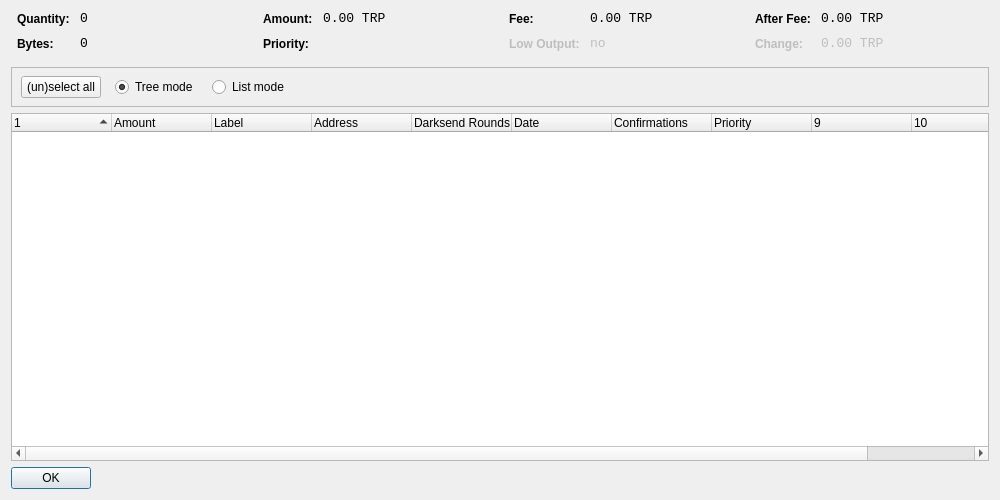
<?xml version="1.0" encoding="UTF-8"?>
<ui version="4.0">
 <class>CoinControlDialog</class>
 <widget class="QDialog" name="CoinControlDialog">
  <property name="geometry">
   <rect>
    <x>0</x>
    <y>0</y>
    <width>1000</width>
    <height>500</height>
   </rect>
  </property>
  <property name="windowTitle">
   <string>Coin Control</string>
  </property>
  <layout class="QVBoxLayout" name="verticalLayout">
   <item>
    <layout class="QHBoxLayout" name="horizontalLayoutTop" stretch="0,0,0,0">
     <property name="topMargin">
      <number>0</number>
     </property>
     <property name="bottomMargin">
      <number>10</number>
     </property>
     <item>
      <layout class="QFormLayout" name="formLayoutCoinControl1">
       <property name="horizontalSpacing">
        <number>10</number>
       </property>
       <property name="verticalSpacing">
        <number>10</number>
       </property>
       <property name="leftMargin">
        <number>6</number>
       </property>
       <property name="rightMargin">
        <number>6</number>
       </property>
       <item row="0" column="0">
        <widget class="QLabel" name="labelCoinControlQuantityText">
         <property name="styleSheet">
          <string notr="true">font-weight:bold;</string>
         </property>
         <property name="text">
          <string>Quantity:</string>
         </property>
        </widget>
       </item>
       <item row="0" column="1">
        <widget class="QLabel" name="labelCoinControlQuantity">
         <property name="font">
          <font>
           <family>Monospace</family>
           <pointsize>10</pointsize>
          </font>
         </property>
         <property name="cursor">
          <cursorShape>IBeamCursor</cursorShape>
         </property>
         <property name="contextMenuPolicy">
          <enum>Qt::ActionsContextMenu</enum>
         </property>
         <property name="text">
          <string notr="true">0</string>
         </property>
         <property name="textInteractionFlags">
          <set>Qt::LinksAccessibleByMouse|Qt::TextSelectableByKeyboard|Qt::TextSelectableByMouse</set>
         </property>
        </widget>
       </item>
       <item row="1" column="0">
        <widget class="QLabel" name="labelCoinControlBytesText">
         <property name="styleSheet">
          <string notr="true">font-weight:bold;</string>
         </property>
         <property name="text">
          <string>Bytes:</string>
         </property>
        </widget>
       </item>
       <item row="1" column="1">
        <widget class="QLabel" name="labelCoinControlBytes">
         <property name="font">
          <font>
           <family>Monospace</family>
           <pointsize>10</pointsize>
          </font>
         </property>
         <property name="cursor">
          <cursorShape>IBeamCursor</cursorShape>
         </property>
         <property name="contextMenuPolicy">
          <enum>Qt::ActionsContextMenu</enum>
         </property>
         <property name="text">
          <string notr="true">0</string>
         </property>
         <property name="textInteractionFlags">
          <set>Qt::LinksAccessibleByMouse|Qt::TextSelectableByKeyboard|Qt::TextSelectableByMouse</set>
         </property>
        </widget>
       </item>
      </layout>
     </item>
     <item>
      <layout class="QFormLayout" name="formLayoutCoinControl2">
       <property name="horizontalSpacing">
        <number>10</number>
       </property>
       <property name="verticalSpacing">
        <number>10</number>
       </property>
       <property name="leftMargin">
        <number>6</number>
       </property>
       <property name="rightMargin">
        <number>6</number>
       </property>
       <item row="0" column="0">
        <widget class="QLabel" name="labelCoinControlAmountText">
         <property name="styleSheet">
          <string notr="true">font-weight:bold;</string>
         </property>
         <property name="text">
          <string>Amount:</string>
         </property>
        </widget>
       </item>
       <item row="0" column="1">
        <widget class="QLabel" name="labelCoinControlAmount">
         <property name="font">
          <font>
           <family>Monospace</family>
           <pointsize>10</pointsize>
          </font>
         </property>
         <property name="cursor">
          <cursorShape>IBeamCursor</cursorShape>
         </property>
         <property name="contextMenuPolicy">
          <enum>Qt::ActionsContextMenu</enum>
         </property>
         <property name="text">
          <string notr="true">0.00 TRP</string>
         </property>
         <property name="textInteractionFlags">
          <set>Qt::LinksAccessibleByMouse|Qt::TextSelectableByKeyboard|Qt::TextSelectableByMouse</set>
         </property>
        </widget>
       </item>
       <item row="1" column="0">
        <widget class="QLabel" name="labelCoinControlPriorityText">
         <property name="styleSheet">
          <string notr="true">font-weight:bold;</string>
         </property>
         <property name="text">
          <string>Priority:</string>
         </property>
        </widget>
       </item>
       <item row="1" column="1">
        <widget class="QLabel" name="labelCoinControlPriority">
         <property name="font">
          <font>
           <family>Monospace</family>
           <pointsize>10</pointsize>
          </font>
         </property>
         <property name="cursor">
          <cursorShape>IBeamCursor</cursorShape>
         </property>
         <property name="contextMenuPolicy">
          <enum>Qt::ActionsContextMenu</enum>
         </property>
         <property name="text">
          <string/>
         </property>
         <property name="textInteractionFlags">
          <set>Qt::LinksAccessibleByMouse|Qt::TextSelectableByKeyboard|Qt::TextSelectableByMouse</set>
         </property>
        </widget>
       </item>
      </layout>
     </item>
     <item>
      <layout class="QFormLayout" name="formLayoutCoinControl3">
       <property name="horizontalSpacing">
        <number>10</number>
       </property>
       <property name="verticalSpacing">
        <number>10</number>
       </property>
       <property name="leftMargin">
        <number>6</number>
       </property>
       <property name="rightMargin">
        <number>6</number>
       </property>
       <item row="0" column="0">
        <widget class="QLabel" name="labelCoinControlFeeText">
         <property name="styleSheet">
          <string notr="true">font-weight:bold;</string>
         </property>
         <property name="text">
          <string>Fee:</string>
         </property>
        </widget>
       </item>
       <item row="0" column="1">
        <widget class="QLabel" name="labelCoinControlFee">
         <property name="font">
          <font>
           <family>Monospace</family>
           <pointsize>10</pointsize>
          </font>
         </property>
         <property name="cursor">
          <cursorShape>IBeamCursor</cursorShape>
         </property>
         <property name="contextMenuPolicy">
          <enum>Qt::ActionsContextMenu</enum>
         </property>
         <property name="text">
          <string notr="true">0.00 TRP</string>
         </property>
         <property name="textInteractionFlags">
          <set>Qt::LinksAccessibleByMouse|Qt::TextSelectableByKeyboard|Qt::TextSelectableByMouse</set>
         </property>
        </widget>
       </item>
       <item row="1" column="0">
        <widget class="QLabel" name="labelCoinControlLowOutputText">
         <property name="enabled">
          <bool>false</bool>
         </property>
         <property name="styleSheet">
          <string notr="true">font-weight:bold;</string>
         </property>
         <property name="text">
          <string>Low Output:</string>
         </property>
        </widget>
       </item>
       <item row="1" column="1">
        <widget class="QLabel" name="labelCoinControlLowOutput">
         <property name="enabled">
          <bool>false</bool>
         </property>
         <property name="font">
          <font>
           <family>Monospace</family>
           <pointsize>10</pointsize>
          </font>
         </property>
         <property name="cursor">
          <cursorShape>IBeamCursor</cursorShape>
         </property>
         <property name="contextMenuPolicy">
          <enum>Qt::ActionsContextMenu</enum>
         </property>
         <property name="text">
          <string notr="true">no</string>
         </property>
         <property name="textInteractionFlags">
          <set>Qt::LinksAccessibleByMouse|Qt::TextSelectableByKeyboard|Qt::TextSelectableByMouse</set>
         </property>
        </widget>
       </item>
      </layout>
     </item>
     <item>
      <layout class="QFormLayout" name="formLayoutCoinControl4">
       <property name="horizontalSpacing">
        <number>10</number>
       </property>
       <property name="verticalSpacing">
        <number>10</number>
       </property>
       <property name="leftMargin">
        <number>6</number>
       </property>
       <property name="rightMargin">
        <number>6</number>
       </property>
       <item row="0" column="0">
        <widget class="QLabel" name="labelCoinControlAfterFeeText">
         <property name="styleSheet">
          <string notr="true">font-weight:bold;</string>
         </property>
         <property name="text">
          <string>After Fee:</string>
         </property>
        </widget>
       </item>
       <item row="0" column="1">
        <widget class="QLabel" name="labelCoinControlAfterFee">
         <property name="font">
          <font>
           <family>Monospace</family>
           <pointsize>10</pointsize>
          </font>
         </property>
         <property name="cursor">
          <cursorShape>IBeamCursor</cursorShape>
         </property>
         <property name="contextMenuPolicy">
          <enum>Qt::ActionsContextMenu</enum>
         </property>
         <property name="text">
          <string notr="true">0.00 TRP</string>
         </property>
         <property name="textInteractionFlags">
          <set>Qt::LinksAccessibleByMouse|Qt::TextSelectableByKeyboard|Qt::TextSelectableByMouse</set>
         </property>
        </widget>
       </item>
       <item row="1" column="0">
        <widget class="QLabel" name="labelCoinControlChangeText">
         <property name="enabled">
          <bool>false</bool>
         </property>
         <property name="styleSheet">
          <string notr="true">font-weight:bold;</string>
         </property>
         <property name="text">
          <string>Change:</string>
         </property>
        </widget>
       </item>
       <item row="1" column="1">
        <widget class="QLabel" name="labelCoinControlChange">
         <property name="enabled">
          <bool>false</bool>
         </property>
         <property name="font">
          <font>
           <family>Monospace</family>
           <pointsize>10</pointsize>
          </font>
         </property>
         <property name="cursor">
          <cursorShape>IBeamCursor</cursorShape>
         </property>
         <property name="contextMenuPolicy">
          <enum>Qt::ActionsContextMenu</enum>
         </property>
         <property name="text">
          <string notr="true">0.00 TRP</string>
         </property>
         <property name="textInteractionFlags">
          <set>Qt::LinksAccessibleByMouse|Qt::TextSelectableByKeyboard|Qt::TextSelectableByMouse</set>
         </property>
        </widget>
       </item>
      </layout>
     </item>
    </layout>
   </item>
   <item>
    <widget class="QFrame" name="frame">
     <property name="minimumSize">
      <size>
       <width>0</width>
       <height>40</height>
      </size>
     </property>
     <property name="frameShape">
      <enum>QFrame::StyledPanel</enum>
     </property>
     <property name="frameShadow">
      <enum>QFrame::Sunken</enum>
     </property>
     <widget class="QWidget" name="horizontalLayoutWidget">
      <property name="geometry">
       <rect>
        <x>10</x>
        <y>0</y>
        <width>781</width>
        <height>41</height>
       </rect>
      </property>
      <layout class="QHBoxLayout" name="horizontalLayoutPanel" stretch="0,0,0,0,0">
       <property name="spacing">
        <number>14</number>
       </property>
       <item>
        <widget class="QPushButton" name="pushButtonSelectAll">
         <property name="sizePolicy">
          <sizepolicy hsizetype="Maximum" vsizetype="Fixed">
           <horstretch>0</horstretch>
           <verstretch>0</verstretch>
          </sizepolicy>
         </property>
         <property name="text">
          <string>(un)select all</string>
         </property>
        </widget>
       </item>
       <item>
        <widget class="QRadioButton" name="radioTreeMode">
         <property name="sizePolicy">
          <sizepolicy hsizetype="Maximum" vsizetype="Fixed">
           <horstretch>0</horstretch>
           <verstretch>0</verstretch>
          </sizepolicy>
         </property>
         <property name="text">
          <string>Tree mode</string>
         </property>
         <property name="checked">
          <bool>true</bool>
         </property>
        </widget>
       </item>
       <item>
        <widget class="QRadioButton" name="radioListMode">
         <property name="sizePolicy">
          <sizepolicy hsizetype="Maximum" vsizetype="Fixed">
           <horstretch>0</horstretch>
           <verstretch>0</verstretch>
          </sizepolicy>
         </property>
         <property name="text">
          <string>List mode</string>
         </property>
        </widget>
       </item>
       <item>
        <spacer name="horizontalSpacer">
         <property name="orientation">
          <enum>Qt::Horizontal</enum>
         </property>
         <property name="sizeHint" stdset="0">
          <size>
           <width>40</width>
           <height>20</height>
          </size>
         </property>
        </spacer>
       </item>
      </layout>
     </widget>
    </widget>
   </item>
   <item>
    <widget class="CoinControlTreeWidget" name="treeWidget">
     <property name="contextMenuPolicy">
      <enum>Qt::CustomContextMenu</enum>
     </property>
     <property name="sortingEnabled">
      <bool>false</bool>
     </property>
     <property name="columnCount">
      <number>11</number>
     </property>
     <attribute name="headerShowSortIndicator" stdset="0">
      <bool>true</bool>
     </attribute>
     <attribute name="headerStretchLastSection">
      <bool>false</bool>
     </attribute>
     <column>
      <property name="text">
       <string/>
      </property>
     </column>
     <column>
      <property name="text">
       <string>Amount</string>
      </property>
     </column>
     <column>
      <property name="text">
       <string>Label</string>
      </property>
     </column>
     <column>
      <property name="text">
       <string>Address</string>
      </property>
     </column>
     <column>
      <property name="text">
       <string>Darksend Rounds</string>
      </property>
    </column>
     <column>
      <property name="text">
       <string>Date</string>
      </property>
     </column>
     <column>
      <property name="text">
       <string>Confirmations</string>
      </property>
      <property name="toolTip">
       <string>Confirmed</string>
      </property>
     </column>
     <column>
      <property name="text">
       <string>Priority</string>
      </property>
     </column>
     <column>
      <property name="text">
       <string/>
      </property>
     </column>
     <column>
      <property name="text">
       <string/>
      </property>
     </column>
     <column>
      <property name="text">
       <string/>
      </property>
     </column>
     <column>
      <property name="text">
       <string/>
      </property>
     </column>
    </widget>
   </item>
   <item>
    <widget class="QDialogButtonBox" name="buttonBox">
     <property name="sizePolicy">
      <sizepolicy hsizetype="Maximum" vsizetype="Fixed">
       <horstretch>0</horstretch>
       <verstretch>0</verstretch>
      </sizepolicy>
     </property>
     <property name="orientation">
      <enum>Qt::Horizontal</enum>
     </property>
     <property name="standardButtons">
      <set>QDialogButtonBox::Ok</set>
     </property>
    </widget>
   </item>
  </layout>
 </widget>
 <customwidgets>
  <customwidget>
   <class>CoinControlTreeWidget</class>
   <extends>QTreeWidget</extends>
   <header>coincontroltreewidget.h</header>
  </customwidget>
 </customwidgets>
 <resources/>
 <connections/>
</ui>
